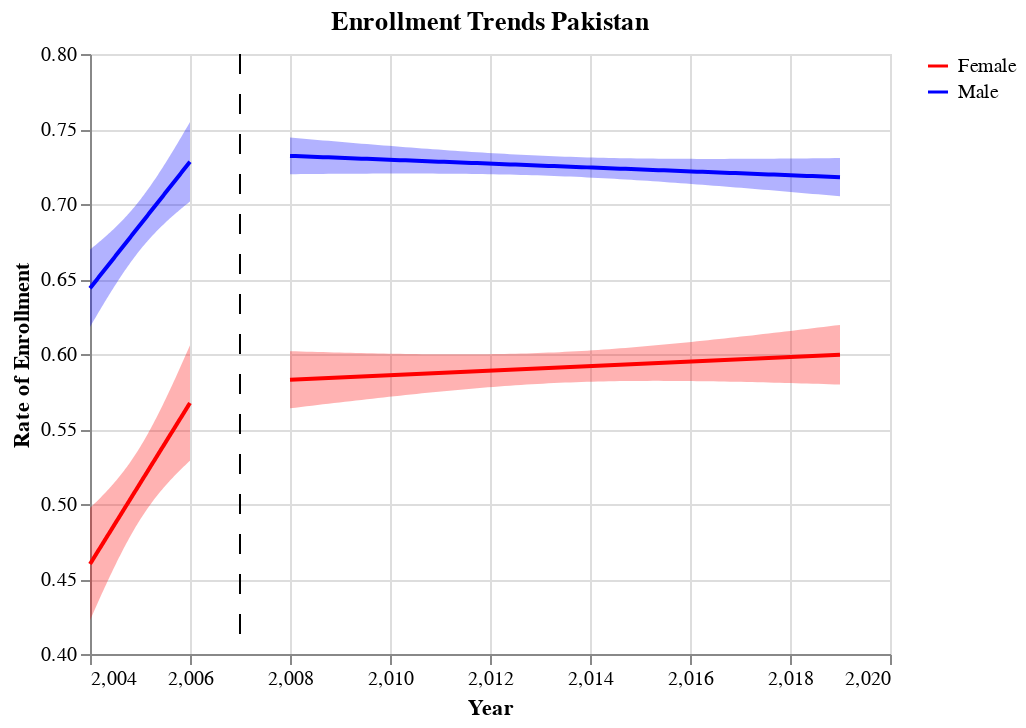

Notebook code cell kept with this figure:
### Code cell
# Enrolment by Gender

legend = alt.Chart(data_merge).transform_calculate(f= "'female'", m= "'male'")
scale = alt.Scale(domain=["Female", "Male"], range=['red', 'blue'])

## Female Trends
alt.data_transformers.disable_max_rows()
before = alt.Chart(
    data_merge[data_merge["sex"] == 'female'], title="Enrollment Trends Pakistan"
).encode(x="year", y=alt.Y("rate_enrollment", title="Rate of Enrollment", scale=alt.Scale(zero=False)), color=alt.Color('female:N', scale=scale, title=''))

base_female = before.transform_regression("year", "rate_enrollment").mark_line()

fit, female_pre_line = get_reg_fit(
    data_pre[data_pre["sex"] == 'female'],
    yvar="rate_enrollment",
    xvar="year",
    alpha=0.05,
    col="red"
)

fit, female_post_line = get_reg_fit(
    data_post[data_post["sex"] == 'female'],
    yvar="rate_enrollment",
    xvar="year",
    alpha=0.05,
    col="red"
)



## Male Trends
alt.data_transformers.disable_max_rows()
before = alt.Chart(
    data_merge[data_merge["sex"] == 'male'], title="Enrollment Trends Pakistan"
).encode(x="year", y=alt.Y("rate_enrollment", title="Rate of Enrollment", scale=alt.Scale(zero=False)), color=alt.Color('male:N', scale=scale, title=''))

base_male = before.transform_regression("year", "rate_enrollment").mark_line()

fit, male_pre_line = get_reg_fit(
    data_pre[data_pre["sex"] == 'male'],
    yvar="rate_enrollment",
    xvar="year",
    alpha=0.05,
    col="blue"
)

fit, male_post_line = get_reg_fit(
    data_post[data_post["sex"] == 'male'],
    yvar="rate_enrollment",
    xvar="year",
    alpha=0.05,
    col="blue"
)

plots= base_female + female_pre_line + female_post_line + base_male + male_pre_line + male_post_line + sep_line
plots
